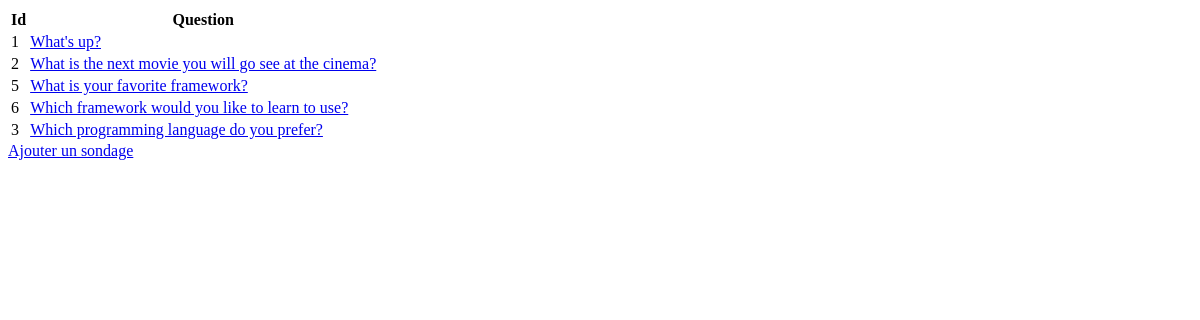
Page /polls/all/ on the earlier database version.
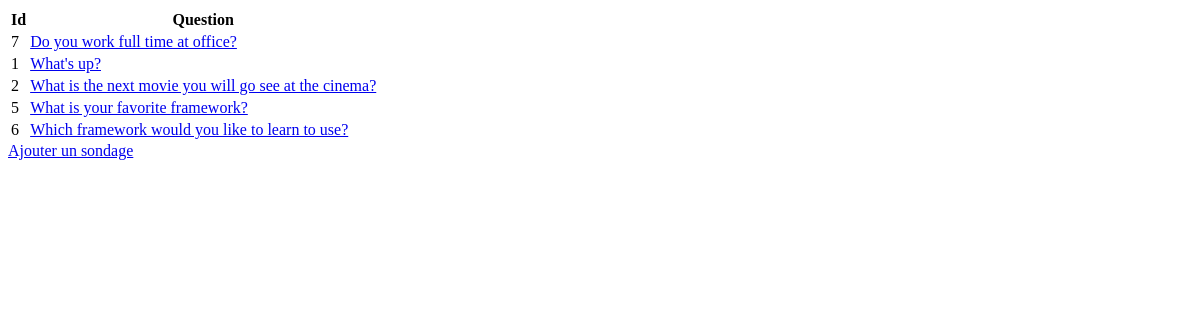
Same page on the later database version.
### polls/models.py (models this page shows, shortened)
class Question(models.Model):
    question_text = models.CharField(max_length=200)
    pub_date = models.DateTimeField("date published")

### polls/views.py (the view)
# urls.py: path("all/", views.AllView.as_view(), name="all"),
class AllView(generic.ListView):
    template_name = "polls/all.html"
    context_object_name = "latest_question_list"
    def get_queryset(self):
        return Question.objects.order_by("-pub_date")[:5]

### polls/templates/polls/all.html
{% if latest_question_list %}
    <table>
        <thead>
            <tr>
                <th>Id</th>
                <th>Question</th>
            </tr>
        </thead>
        <tbody>
            {% for question in latest_question_list %}
                <tr>
                    <td>{{ question.id }}</td>
                    <td>
                        <a href="{% url 'polls:frequency' question.id %}">{{ question.question_text }}</a>
                    </td>
                </tr>
            {% endfor %}
        </tbody>
    </table>
{% else %}
    <p>No polls are available.</p>
{% endif %}
<a href="{% url 'polls:add' %}">Ajouter un sondage</a>

Differences in the rows shown:
no longer on this page (row unchanged): Question: id "3", question_text "Which programming language do you prefer?"
added Question: id "7", question_text "Do you work full time at office?"
